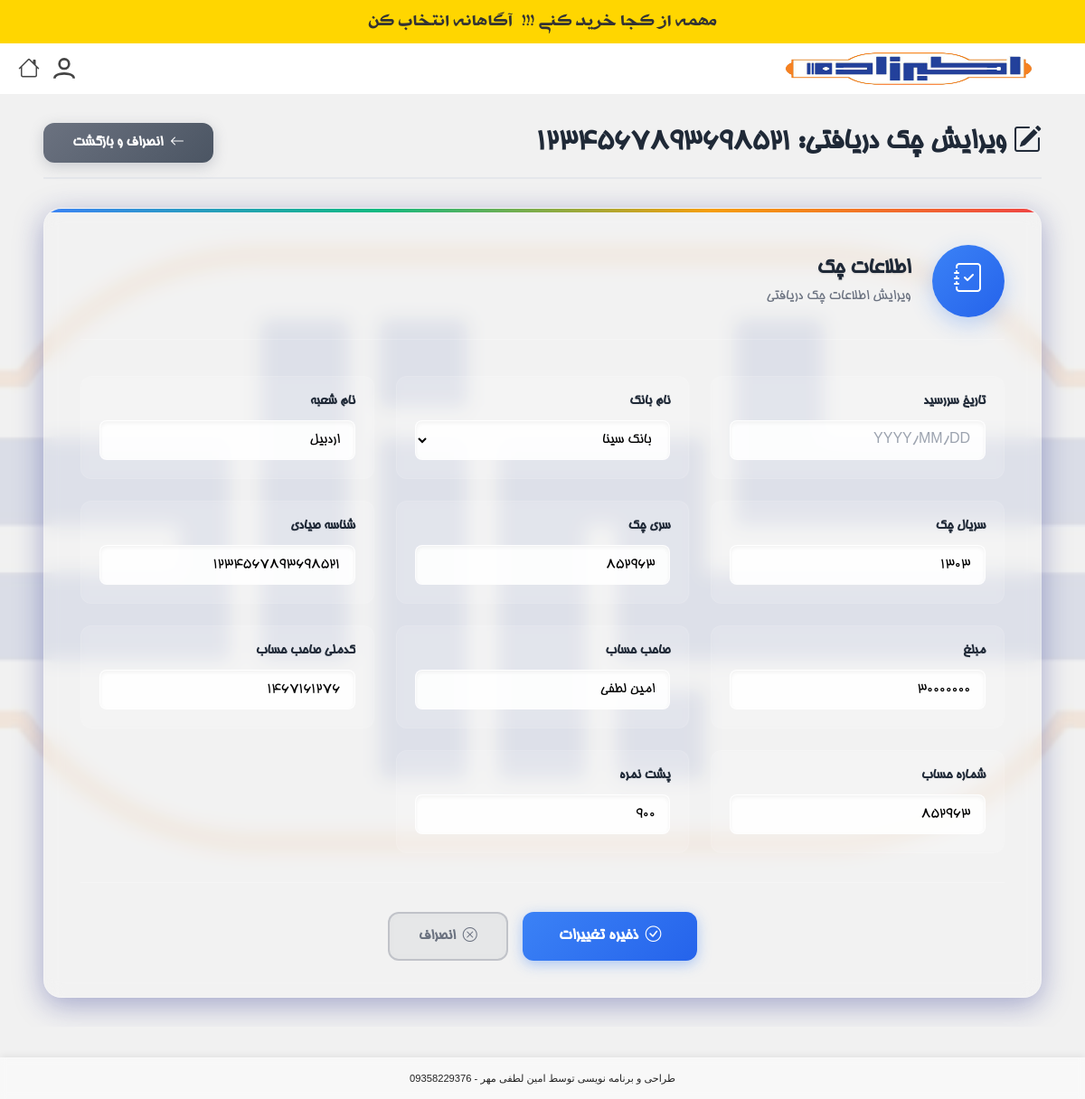
Before: /accounting/received-cheques/1/edit/ (signed in) with the older database file.
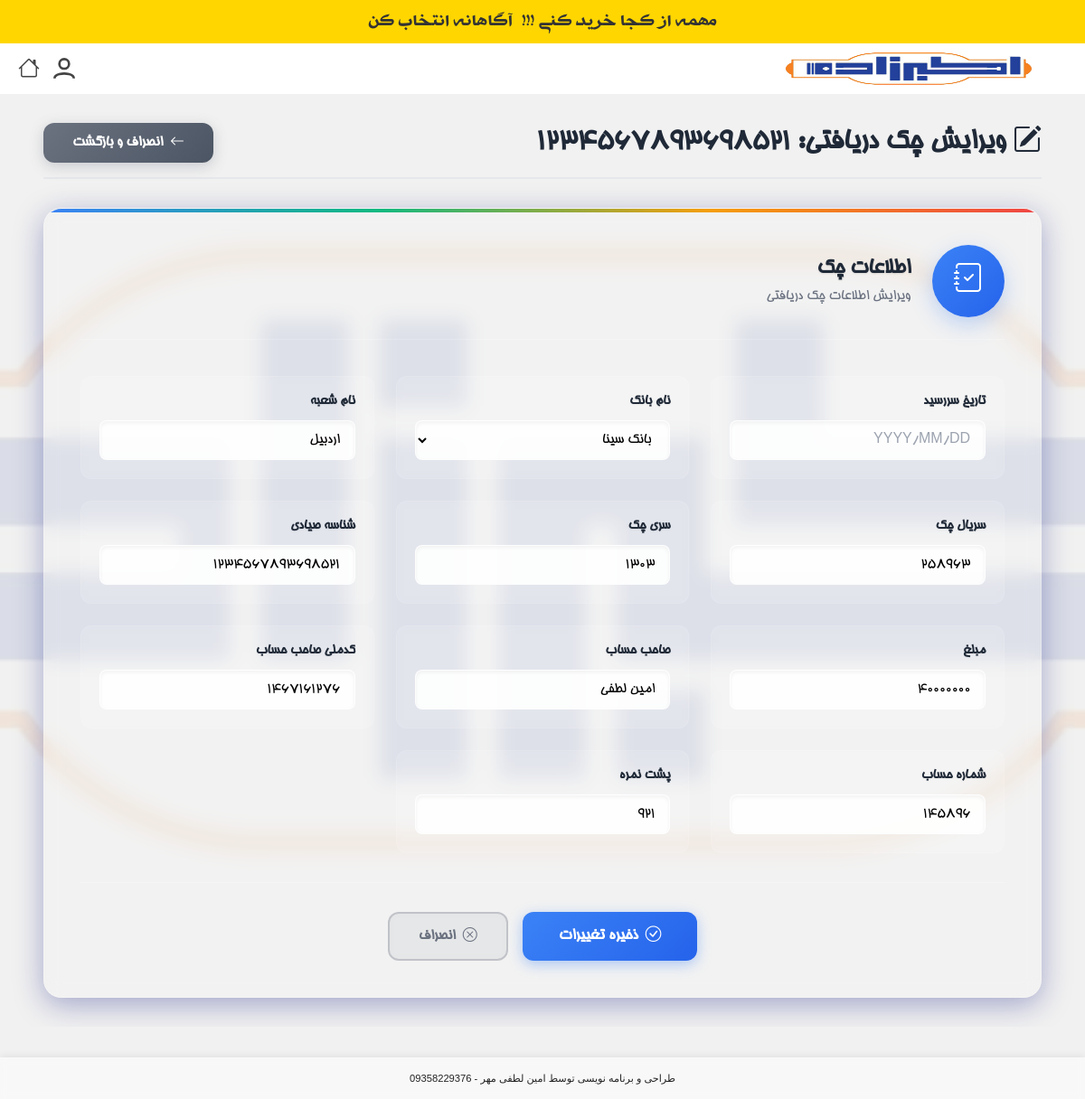
After: the same page with the newer database file.
### products/models.py (models this page shows, shortened)
class ReceivedCheque(models.Model):
    financial_operation = models.ForeignKey('FinancialOperation', on_delete=models.CASCADE, related_name='received_cheques', null=True, blank=True, verbose_name="عملیات مالی دریافت")
    spending_operation = models.ForeignKey('FinancialOperation', on_delete=models.SET_NULL, null=True, blank=True, related_name='spent_cheques', verbose_name="عملیات خرج چک")
    customer = models.ForeignKey(Customer, on_delete=models.CASCADE, related_name='received_cheques', verbose_name="مشتری")
    endorsement = models.CharField(max_length=255, blank=True, null=True, verbose_name="پشت نمره")
    due_date = models.DateField(verbose_name="تاریخ سررسید")
    bank_name = models.CharField(max_length=100, verbose_name="نام بانک")
    branch_name = models.CharField(max_length=100, blank=True, null=True, verbose_name="نام شعبه")
    series = models.CharField(max_length=50, blank=True, null=True, verbose_name="سری چک")
    serial = models.CharField(max_length=50, blank=True, null=True, verbose_name="سریال چک")
    sayadi_id = models.CharField(max_length=16, unique=True, verbose_name="شناسه صیادی")
    amount = models.DecimalField(max_digits=15, decimal_places=0, verbose_name="مبلغ")
    owner_name = models.CharField(max_length=255, verbose_name="صاحب حساب")
    national_id = models.CharField(max_length=10, blank=True, null=True, verbose_name="کدملی صاحب حساب")
    account_number = models.CharField(max_length=50, verbose_name="شماره حساب")
    STATUS_CHOICES = [
        ('RECEIVED', 'دریافت شده'),
        ('DEPOSITED', 'واگذار به بانک'),
        ('CLEARED', 'وصول شده'),
        ('MANUALLY_CLEARED', 'وصول به صورت دستی'),
        ('SPENT', 'خرج شده'),
        ('BOUNCED', 'برگشت خورده'),
        ('RETURNED', 'مسترد شده'),
    ]
    status = models.CharField(max_length=20, choices=STATUS_CHOICES, default='RECEIVED', verbose_name="وضعیت")
    recipient_name = models.CharField(max_length=255, blank=True, null=True, verbose_name="نام دریافت‌کننده (در صورت خرج چک)")
    created_at = models.DateTimeField(auto_now_add=True, verbose_name="تاریخ ایجاد")
    updated_at = models.DateTimeField(auto_now=True, verbose_name="تاریخ بروزرسانی")
    created_by = models.ForeignKey(User, on_delete=models.SET_NULL, null=True, related_name='created_received_cheques', verbose_name="ایجاد کننده")
    is_deleted = models.BooleanField(default=False, verbose_name="حذف شده")
    deleted_at = models.DateTimeField(null=True, blank=True, verbose_name="تاریخ حذف")
    deleted_by = models.ForeignKey(
        User,
        on_delete=models.SET_NULL,
        null=True,
        blank=True,
        related_name='deleted_received_cheques',
        verbose_name="حذف کننده"
    )
    class Meta:
        verbose_name = "چک دریافتی"
        verbose_name_plural = "چک‌های دریافتی"
        ordering = ['-due_date']

### products/views.py (the view)
# urls.py: path('accounting/received-cheques/<int:cheque_id>/edit/', views.received_cheque_edit_view, name='received_cheque_edit'),
@login_required
@group_required('حسابداری')
@transaction.atomic
def received_cheque_edit_view(request, cheque_id):
    cheque = get_object_or_404(ReceivedCheque, id=cheque_id)
    if request.method == 'POST':
        form = ReceivedChequeEditForm(request.POST, instance=cheque)
        if form.is_valid():
            updated_cheque = form.save()
            if updated_cheque.financial_operation:
                operation = updated_cheque.financial_operation
                new_total_amount = operation.received_cheques.aggregate(
                    total=Sum('amount')
                )['total'] or 0
                if operation.amount != new_total_amount:
                    operation.amount = new_total_amount
                    operation.save(update_fields=['amount'])
            messages.success(request, f'چک {cheque.sayadi_id} با موفقیت ویرایش شد و سوابق مالی به‌روز گردید.')
            return redirect('products:received_cheque_detail', cheque_id=cheque.id)
    else:
        form = ReceivedChequeEditForm(instance=cheque)
    return render(request, 'products/received_cheque_edit.html', {
        'form': form,
        'cheque': cheque
    })

### products/context_processors.py (called while the page is built)
def recent_orders_processor(request):
    recent_orders_count = 0
    if request.user.is_authenticated:
        recent_orders_count = Order.objects.filter(customer__created_by=request.user).order_by('-created_at')[:5].count()
    return {'recent_orders_count': recent_orders_count}

def notifications_processor(request):
    if request.user.is_authenticated and request.user.groups.filter(name='مدیر').exists():
        unread_notifications = Notification.objects.filter(target_user=request.user, read=False).order_by('-created_at')
        return {'unread_notifications': unread_notifications}
    return {'unread_notifications': []}

### products/views.py (called while the page is built)
def group_required(group_name):
    def decorator(view_func):
        @wraps(view_func)
        def _wrapped_view(request, *args, **kwargs):
            if request.user.groups.filter(name=group_name).exists():
                return view_func(request, *args, **kwargs)
            else:
                messages.error(request, "You do not have permission to access this page.")
                return redirect('products:login')
        return _wrapped_view
    return decorator

### products/templates/products/received_cheque_edit.html (shortened to what this page needs)
{% extends "products/base.html" %}
{% load custom_filters %}
{% block content %}
<div class="cheque-edit-container">
    <div class="dashboard-header">
        <h1><i class="bi bi-pencil-square"></i> ویرایش چک دریافتی: {{ cheque.sayadi_id }}</h1>
        <div class="header-actions">
            <a href="{% url 'products:received_cheque_detail' cheque_id=cheque.id %}" class="btn btn-secondary">
                <i class="bi bi-arrow-left"></i> انصراف و بازگشت
            </a>
        </div>
    </div>
    <div class="edit-form-card glass-card">
        <div class="form-header">
            <div class="form-icon">
                <i class="bi bi-journal-check"></i>
            </div>
            <div class="form-title">
                <h2>اطلاعات چک</h2>
                <p>ویرایش اطلاعات چک دریافتی</p>
            </div>
        </div>
        <form method="post" class="modern-form">
            <div class="form-grid">
                {% for field in form %}
                <div class="form-field glass-field">
                    <label for="{{ field.id_for_label }}" class="field-label">
                        {{ field.label }}
                    </label>
                    <div class="field-wrapper">
                        {{ field }}
                    </div>
                </div>
                {% endfor %}
            </div>
            <div class="form-actions">
                <button type="submit" class="btn btn-primary btn-save">
                    <i class="bi bi-check-circle"></i>
                    ذخیره تغییرات
                </button>
                <a href="{% url 'products:received_cheque_detail' cheque_id=cheque.id %}" class="btn btn-outline-secondary">
                    <i class="bi bi-x-circle"></i>
                    انصراف
                </a>
            </div>
        </form>
    </div>
</div>
{% endblock %}

Changed rows visible on the page:
changed ReceivedCheque "بانک سینا": serial "1303" → "258963"; series "852963" → "1303"; amount "30000000" → "40000000"; account_number "852963" → "145896"; endorsement "900" → "921"
